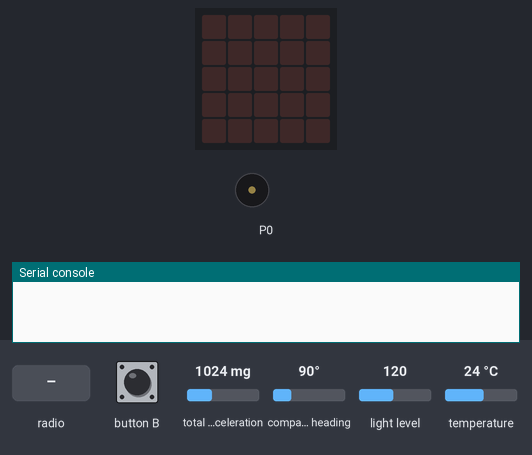
Bench run of a program on a simulated BBC micro:bit (MakeCode). Shown: the board's 5×5 LED display, buzzer (waves = sounding), the last lines printed to the serial console. The inputs (shaded band) are chosen by the test bench; at power-on: total acceleration 1024 mg, compass heading 90°, light level 120, temperature 24 °C. No radio messages arrive unless stated (any console line starting 'radio sent:' is added by the test bench); the compass is already calibrated.

Above: at 1.2 s.
1.3 s: button B pressed for 0.15 s
At 1.65 s:
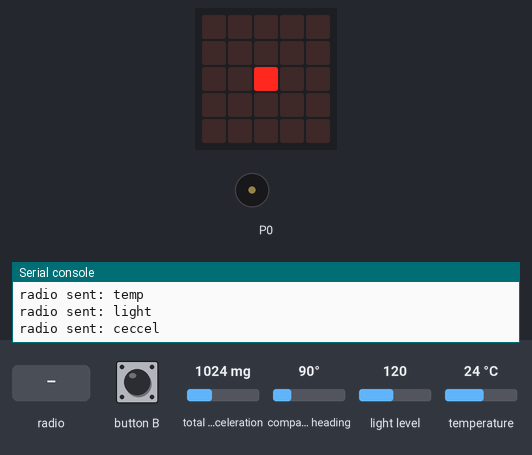
At 2.05 s:
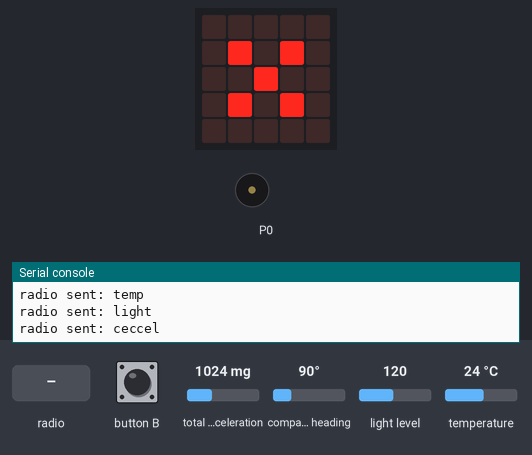
4.3 s: radio message "heading" arrives
At 4.85 s:
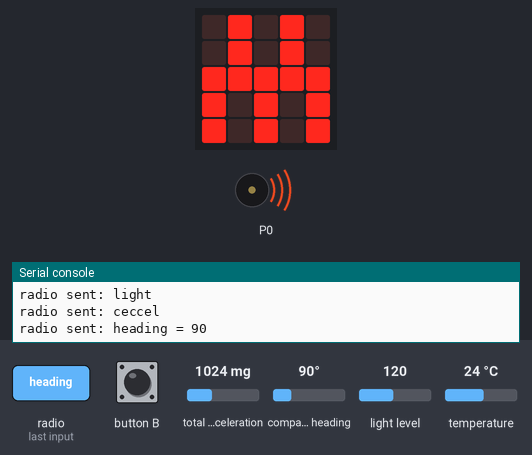
7.3 s: radio message "temp" arrives
At 9.4 s:
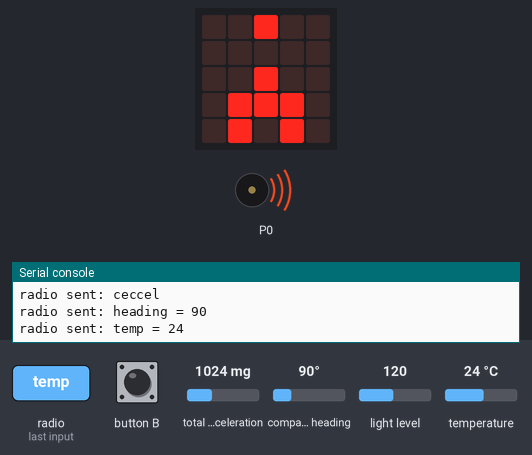
10.3 s: radio message "light" arrives
13.3 s: radio message "ceccel" arrives
16.3 s: radio message "accel" arrives
Timing chart, 0 to 23.9 s (numbered marks = the images above; inputs shaded):
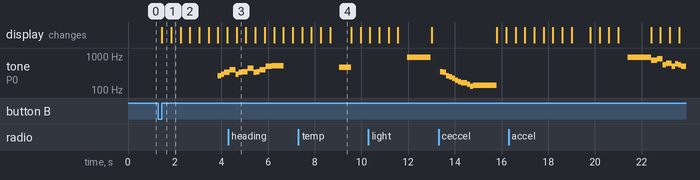

Measured:
- after the input at 1.3 s, tone on P0: silent → 262 Hz after 2.6 s, → 294 Hz 0.13 s later, → 330 Hz 0.13 s later; the display: changes after 0.15 s (image 1)
- what the display in image 1 shows lasts 0.4 s, from 1.5 s to 1.9 s
- what the display in image 4 shows lasts 0.9 s, from 8.7 s to 9.6 s

The program:

main.ts
```typescript
let response = 0
radio.onReceivedString(function (receivedString) {
    if (receivedString == "temp") {
        response = input.temperature()
    } else if (receivedString == "light") {
        response = input.lightLevel()
    } else if (receivedString == "heading") {
        response = input.compassHeading()
    } else if (receivedString == "accel") {
        response = input.acceleration(Dimension.Strength)
    }
    radio.sendValue(receivedString, response)
})
input.onButtonPressed(Button.B, function () {
    for (let index = 0; index < 3; index++) {
        radio.sendString("heading")
        radio.setGroup(0)
        radio.sendString("temp")
        radio.sendString("light")
        radio.sendString("ceccel")
        basic.showLeds(`
            . . . . .
            . . . . .
            . . # . .
            . . . . .
            . . . . .
            `)
        basic.showLeds(`
            . . . . .
            . # . # .
            . . # . .
            . # . # .
            . . . . .
            `)
        basic.showLeds(`
            # . . . #
            . # . # .
            . . # . .
            . # . # .
            # . . . #
            `)
        basic.showLeds(`
            # . . . #
            . # . # .
            . . . . .
            . # . # .
            # . . . #
            `)
        basic.showLeds(`
            # . . . #
            . . . . .
            . . . . .
            . . . . .
            # . . . #
            `)
        basic.showLeds(`
            . . . . .
            . . . . .
            . . . . .
            . . . . .
            . . . . .
            `)
        music.startMelody(music.builtInMelody(Melodies.Ringtone), MelodyOptions.Once)
        basic.clearScreen()
        basic.showLeds(`
            . # . # .
            . . . . .
            . . . . .
            . . . . .
            # . # . #
            `)
        basic.showLeds(`
            . # . # .
            . # . # .
            . . . . .
            # . # . #
            # . # . #
            `)
        basic.showLeds(`
            . # . # .
            . # . # .
            # # # # #
            # . # . #
            # . # . #
            `)
        basic.showLeds(`
            . # . # .
            # # # # #
            # # # # #
            # # # # #
            # . # . #
            `)
        basic.showLeds(`
            # # # # #
            # # # # #
            # # # # #
            # # # # #
            # # # # #
            `)
        basic.showLeds(`
            # . # . #
            # # # # #
            # # # # #
            # # # # #
            . # . # .
            `)
        basic.showLeds(`
            # . # . #
            # . # . #
            # # # # #
            . # . # .
            . # . # .
            `)
        basic.showLeds(`
            # . # . #
            # . # . #
            . . . . .
            . # . # .
            . # . # .
            `)
        basic.showLeds(`
            # . . . #
            . . . . .
            . . . . .
            . . . . .
            . # . # .
            `)
        basic.clearScreen()
        basic.showLeds(`
            . . . . .
            . . . . .
            . . # . .
            . # # # .
            . # . # .
            `)
        basic.showLeds(`
            . . . . .
            . . . . .
            . # . . .
            # # # . .
            # . # . .
            `)
        basic.showLeds(`
            . . . . .
            . . . . .
            . . . # .
            . . # # #
            . . # . #
            `)
        basic.showLeds(`
            . . # . .
            . . . . .
            . . # . .
            . # # # .
            . # . # .
            `)
        music.playTone(466, music.beat(BeatFraction.Whole))
        basic.showLeds(`
            . . . . .
            . . . . .
            . # . . .
            # # # . .
            # . # . .
            `)
        basic.showLeds(`
            . . . . .
            . . . . .
            . . . # .
            . . # # #
            . . # . #
            `)
        basic.showLeds(`
            . # . . .
            . . . . .
            . . # . .
            . # # # .
            . # . # .
            `)
        basic.showLeds(`
            . . . . .
            . # . . .
            . . # . .
            . # # # .
            . # . # .
            `)
        basic.showLeds(`
            . . . . .
            . . . . .
            . # # . .
            . # # # .
            . # . # .
            `)
        basic.showLeds(`
            . # . # .
            # . . . #
            . . . . .
            # . . . #
            . # . # .
            `)
        music.playTone(932, music.beat(BeatFraction.Double))
        basic.showLeds(`
            . . . . .
            . # . # .
            . . . . .
            . # # # .
            # . . . #
            `)
        music.playTone(349, music.beat(BeatFraction.Quarter))
        music.playTone(330, music.beat(BeatFraction.Quarter))
        music.playTone(262, music.beat(BeatFraction.Quarter))
        music.playTone(247, music.beat(BeatFraction.Quarter))
        music.playTone(220, music.beat(BeatFraction.Quarter))
        music.playTone(196, music.beat(BeatFraction.Quarter))
        music.playTone(175, music.beat(BeatFraction.Quarter))
        music.playTone(165, music.beat(BeatFraction.Quarter))
        music.playTone(165, music.beat(BeatFraction.Quarter))
        music.playTone(147, music.beat(BeatFraction.Quarter))
        music.playTone(131, music.beat(BeatFraction.Quarter))
        music.playTone(139, music.beat(BeatFraction.Double))
        basic.clearScreen()
        basic.clearScreen()
        basic.showLeds(`
            . . # . .
            . . . . .
            . . . . .
            . . . . .
            . # # # .
            `)
        basic.showLeds(`
            . . . . .
            . # . . .
            . . . . .
            . . . . .
            # # # . .
            `)
        basic.showLeds(`
            . . . . .
            . . . . .
            # . . . .
            . . . . .
            . # # # .
            `)
        basic.showLeds(`
            . . . . .
            . . . . .
            . . . . .
            . # . . .
            . # # # .
            `)
        basic.showLeds(`
            . . . . .
            . . . . .
            . . # . .
            . . . . .
            . # # # .
            `)
        basic.showLeds(`
            . . . . .
            . . . # .
            . . . . .
            . . . . .
            # # # . .
            `)
        basic.showLeds(`
            . . . . #
            . . . . .
            . . . . .
            . . . . .
            # # # . .
            `)
        basic.showLeds(`
            . . . . .
            . . . # .
            . . . . .
            . . . . .
            # # # . .
            `)
        basic.showLeds(`
            . . . . .
            . . . . .
            . . # . .
            . . . . .
            . # # # .
            `)
        basic.showLeds(`
            . . . . .
            . . . . .
            . . # . .
            . . . . .
            . # # # .
            `)
        basic.showLeds(`
            . . . . .
            . . . . .
            . . . . .
            . # . . .
            . . # # #
            `)
        basic.showLeds(`
            . . . . .
            . . . . .
            . . . . .
            . . . . .
            # # # # .
            `)
        basic.showLeds(`
            . . . . .
            . . . . .
            . . . . .
            . . . . .
            . # # # .
            `)
        basic.showLeds(`
            . . . . .
            . # . # .
            . . . . .
            . # # # .
            # . . . #
            `)
        music.playTone(932, music.beat(BeatFraction.Double))
        basic.clearScreen()
        music.startMelody(music.builtInMelody(Melodies.Nyan), MelodyOptions.Once)
        basic.showLeds(`
            . . # . #
            # # # # #
            # # # # #
            . . . . .
            . . . . .
            `)
        basic.showLeds(`
            . . . . .
            . . # . #
            # # # # #
            # # # # #
            . . . . .
            `)
        basic.showLeds(`
            . . . . .
            . # . # .
            # # # # .
            # # # # .
            . . . . .
            `)
        basic.showLeds(`
            . . . . .
            . . . . .
            . # . # .
            # # # # .
            # # # # .
            `)
        basic.showLeds(`
            . . . . .
            . . # . #
            # # # # #
            # # # # #
            . . . . .
            `)
        basic.showLeds(`
            . . # . #
            # # # # #
            # # # # #
            . . . . .
            . . . . .
            `)
        basic.showLeds(`
            . # . # .
            # # # # .
            # # # # .
            . . . . .
            . . . . .
            `)
        basic.showLeds(`
            # . # . .
            # # # . .
            # # # . .
            . . . . .
            . . . . .
            `)
        basic.showLeds(`
            . . . . .
            # . # . .
            # # # . .
            # # # . .
            . . . . .
            `)
        basic.showLeds(`
            . . . . .
            . # . # .
            # # # # .
            # # # # .
            . . . . .
            `)
        basic.showLeds(`
            . . . . .
            . . # . #
            # # # # #
            # # # # #
            . . . . .
            `)
        basic.showLeds(`
            . . . . .
            . . . # .
            . # # # #
            . # # # #
            . . . . .
            `)
        basic.showLeds(`
            . . . . .
            . . . . #
            . . # # #
            . . # # #
            . . . . .
            `)
        basic.showLeds(`
            . . . . .
            . . . . .
            . . . # #
            . . . # #
            . . . . .
            `)
        basic.showLeds(`
            . . . . .
            . . . . .
            . . . . #
            . . . . #
            . . . . .
            `)
        basic.showLeds(`
            . . . . .
            . . . . #
            . . . . #
            . . . . .
            . . . . .
            `)
        basic.showLeds(`
            . . . . .
            . . . # #
            . . . # #
            . . . . .
            . . . . .
            `)
        basic.showLeds(`
            . . . . #
            . . # # #
            . . # # #
            . . . . .
            . . . . .
            `)
        basic.showLeds(`
            . . . # .
            . # # # #
            . # # # #
            . . . . .
            . . . . .
            `)
        basic.showLeds(`
            . . # . #
            # # # # #
            # # # # #
            . . . . .
            . . . . .
            `)
        basic.showLeds(`
            . . . . .
            . . # . #
            # # # # #
            # # # # #
            . . . . .
            `)
        basic.showLeds(`
            . . . . .
            . # . # .
            # # # # .
            # # # # .
            . . . . .
            `)
        basic.showLeds(`
            . . . . .
            . . # . #
            # # # # #
            # # # # #
            . . . . .
            `)
        basic.showLeds(`
            . . . . .
            . . . . .
            . . # . #
            # # # # #
            # # # # #
            `)
        basic.showLeds(`
            . . . . .
            . . . . .
            . . . . .
            . . # . #
            # # # # #
            `)
        basic.showLeds(`
            . . . . .
            . . . . .
            . . . . .
            . . . . .
            . . # . #
            `)
        basic.showLeds(`
            . . . . .
            . . . . .
            . . . . .
            . # . # .
            # # # # .
            `)
        basic.showLeds(`
            . . . . .
            . . . . .
            . # . # .
            # # # # .
            # # # # .
            `)
        basic.showLeds(`
            . . . . .
            . # . # .
            # # # # .
            # # # # .
            . . . . .
            `)
        basic.showLeds(`
            . . . . .
            . . # . #
            # # # # #
            # # # # #
            . . . . .
            `)
        basic.pause(3000)
        basic.showLeds(`
            . . . . .
            . . . # .
            . # # # #
            . # # # #
            . . . . .
            `)
        basic.showLeds(`
            . . . . .
            . . . . #
            . . # # #
            . . # # #
            . . . . .
            `)
        basic.showLeds(`
            . . . . .
            . . . . .
            . . . # #
            . . . # #
            . . . . .
            `)
        basic.showLeds(`
            . . . . .
            . . . . .
            . . . . #
            . . . . #
            . . . . .
            `)
        basic.clearScreen()
    }
})
```

test.ts
```typescript
// aquí va el archivo "tests"; esto no se compilará cuando este paquete se utilice como una extensión.
```
